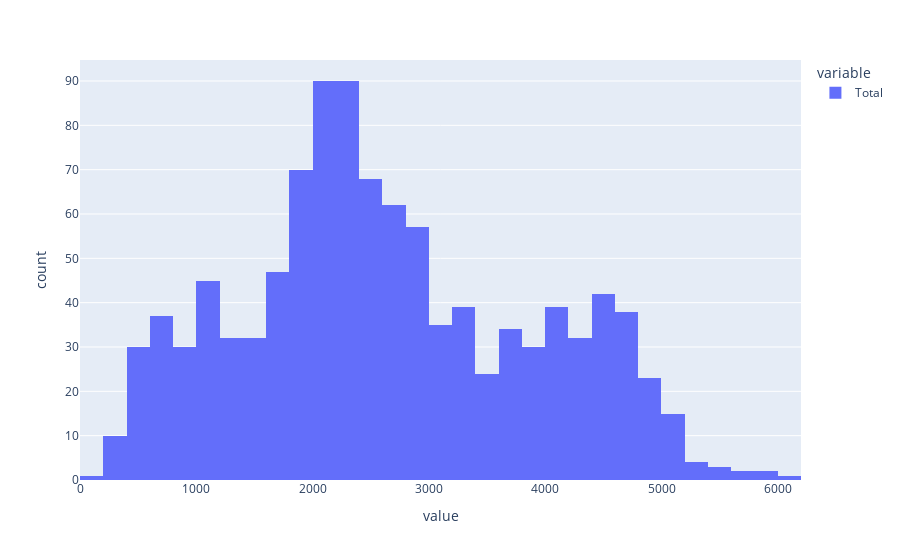

Source (notebook cell):
### Markdown cell above
Analysis : 
1. The highest **positive** correlations to the target variable are temperature, daylight hours and dryness (>0.5)
2. The highest **negative** correlations to the target variable are weekeend days and PRCP to the target variable (-0.5 at maximum).

The can conclude that the weather variables are the one that affect the most the target variable.

### Code cell
px.histogram(daily.Total)

### Figure 1 — Plotly figure (JSON) as saved in the notebook; plotly's stock layout.template omitted (floating-point values rounded to 4 significant figures; data arrays with more than 128 entries replaced by an {"elided": "..."} marker saying what was removed)
{"data": [{"alignmentgroup": "True", "bingroup": "x", "hovertemplate": "variable=Total<br>value=%{x}<br>count=%{y}<extra></extra>", "legendgroup": "Total", "marker": {"color": "#636efa", "pattern": {"shape": ""}}, "name": "Total", "offsetgroup": "Total", "orientation": "v", "showlegend": true, "type": "histogram", "x": {"elided": "1064 int values"}, "xaxis": "x", "yaxis": "y"}], "layout": {"barmode": "relative", "legend": {"title": {"text": "variable"}, "tracegroupgap": 0}, "margin": {"t": 60}, "xaxis": {"anchor": "y", "domain": [0, 1], "title": {"text": "value"}}, "yaxis": {"anchor": "x", "domain": [0, 1], "title": {"text": "count"}}}}
